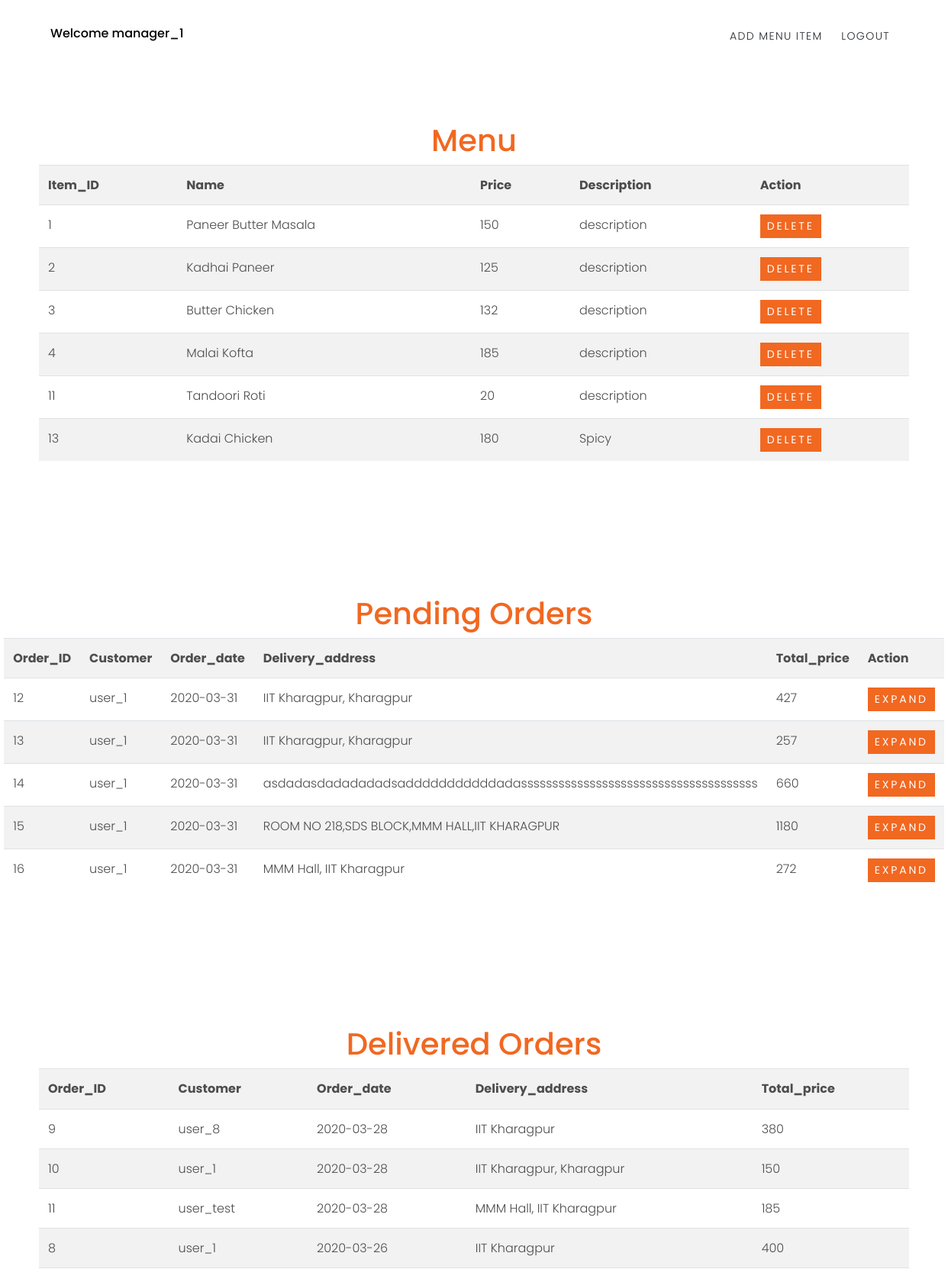
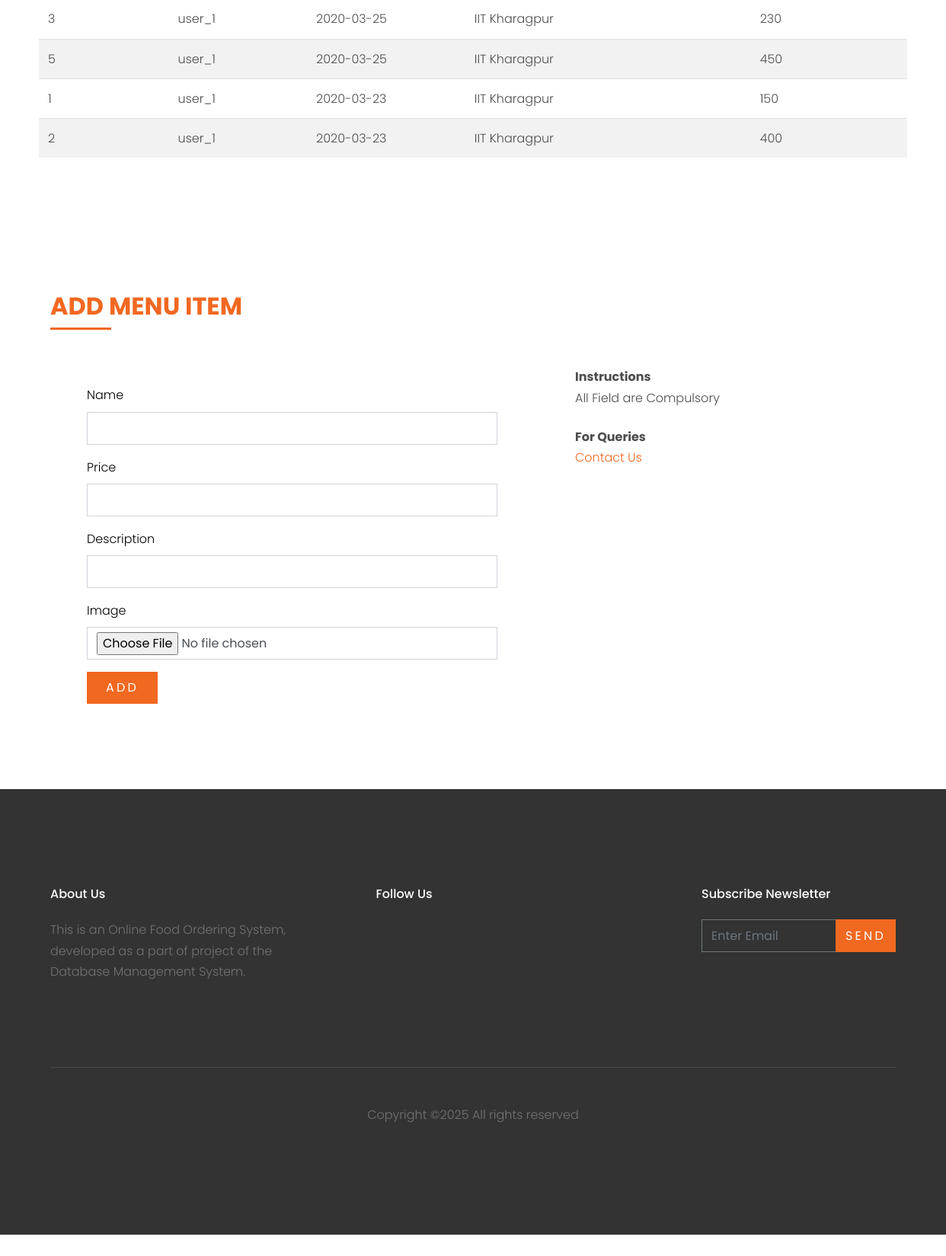
The page /manager.php (signed in) on the database its author committed (2 pictures, top to bottom).
### tables this page shows
CREATE TABLE `manager` (
  `username` varchar(30) NOT NULL,
  `name` varchar(30) NOT NULL,
  `email` varchar(30) NOT NULL,
  `address` varchar(100) NOT NULL,
  `password` varchar(30) NOT NULL,
  `contact_no` varchar(30) NOT NULL,
  `R_ID` int(30) NOT NULL
);

CREATE TABLE `menu_item` (
  `item_ID` int(30) NOT NULL,
  `name` varchar(30) NOT NULL,
  `price` int(30) NOT NULL,
  `description` varchar(30) NOT NULL,
  `R_ID` int(30) NOT NULL
);

CREATE TABLE `orders` (
  `order_ID` int(30) NOT NULL,
  `total_price` varchar(30) NOT NULL,
  `order_date` date NOT NULL,
  `order_status` varchar(30) NOT NULL,
  `delivery_address` varchar(70) NOT NULL,
  `username` varchar(30) NOT NULL,
  `R_ID` int(30) NOT NULL
);

### manager.php (the view, shortened to what this page needs)
<?php
    $conn = Connect();
?>
<!DOCTYPE html>
<html lang="en">
  <head>
    <link rel="stylesheet" href="fonts/icomoon/style.css">
    <link rel="stylesheet" href="css/bootstrap.min.css">
    <link rel="stylesheet" href="css/magnific-popup.css">
    <link rel="stylesheet" href="css/jquery-ui.css">
    <link rel="stylesheet" href="css/owl.carousel.min.css">
    <link rel="stylesheet" href="css/owl.theme.default.min.css">
    <link rel="stylesheet" href="css/bootstrap-datepicker.css">
    <link rel="stylesheet" href="fonts/flaticon/font/flaticon.css">
    <link rel="stylesheet" href="css/aos.css">
    <link rel="stylesheet" href="css/style.css">
  </head>
  <body data-spy="scroll" data-target=".site-navbar-target" data-offset="200">
    <header class="site-navbar py-3 js-site-navbar site-navbar-target" role="banner" id="site-navbar">
      <div class="container">
        <div class="row align-items-center">
          <div class="col-11 col-xl-4 site-logo">
            <a href="manager.php" class="text-white h6 mb-0" style="color: #000000 !important">
                <?php
                    $username = $_SESSION['login_manager'];
                    $query="select * from manager where username='$username'";
                    $result = $conn->query($query);
                    echo "Welcome ";
                    if($result->num_rows>0){
                        $row = $result->fetch_assoc();
                        echo $row['name'];
                    }
                ?>
            </a>
          </div>
          <div class="col-12 col-md-8 d-none d-xl-block">
            <nav class="site-navigation position-relative text-right" role="navigation">
              <ul class="site-menu js-clone-nav mx-auto d-none d-lg-block">
                <li><a href="#section-add" class="nav-link" style="color: #212529 !important">Add Menu Item</a></li>
                <li><a href="logout.php" class="nav-link" style="color: #212529 !important">Logout</a></li>
              </ul>
            </nav>
          </div>
          </div>
        </div>
    </header>
    <div  class="site-section" style="padding-top: 10rem">
        <h1 class="text-center text-primary">
            Menu
        </h1>
        <table class="table table-striped table-hover container">
                        <tr>
                            <th>Item_ID</th>
                            <th>Name</th>
                            <th>Price</th>
                            <th>Description</th>
                            <th>Action</th>
                        </tr>
            <?php
                $username = $_SESSION['login_manager'];
                $query="select * from manager, menu_item where manager.username='$username' and menu_item.R_ID=manager.R_ID order by menu_item.item_ID";
                $result = $conn->query($query);
                while($row=($result->fetch_assoc())){
                    echo
                    '
                            <tr>
                                <td>'.$row['item_ID'].'</td>
                                <td>'.$row['name'].'</td>
                                <td>'.$row['price'].'</td>
                                <td>'.$row['description'].'</td>
                                <td>
                                <a href="delete_item_action.php?id='.$row['item_ID'].'" type="button" class="btn btn-primary btn-sm text-white">Delete</a>
                                </td>
                            </tr>
                    ';
                }
            ?>
        </table>
    </div>
    <div  class="site-section" >
        <h1 class="text-center text-primary">
            Pending Orders
        </h1>
        <table class="table table-striped table-hover container">
                        <tr>
                            <th>Order_ID</th>
                            <th>Customer</th>
                            <th>Order_date</th>
                            <th>Delivery_address</th>
                            <th>Total_price</th>
                            <th>Action</th>
                        </tr>
            <?php
                $username = $_SESSION['login_manager'];
                $query="select * from manager, orders where manager.username='$username' and orders.R_ID=manager.R_ID and orders.order_status='PLACED' order by orders.order_date";
                $result = $conn->query($query);
                while($row=($result->fetch_assoc())){
                    echo
                    '
                            <tr>
                                <td>'.$row['order_ID'].'</td>
                                <td>'.$row['username'].'</td>
                                <td>'.$row['order_date'].'</td>
                                <td>'.$row['delivery_address'].'</td>
                                <td>'.$row['total_price'].'</td>
                                <td><button type="button" class="btn btn-primary btn-sm" data-toggle="modal" data-target="#order'.$row['order_ID'].'">
                                    Expand
                                </button>
                                </td>
                            </tr>
                    ';
                }
            ?>
        </table>
    </div>
    <div  class="site-section" >
            <h1 class="text-center text-primary">
                Delivered Orders
            </h1>
            <table class="table table-striped table-hover container">
                            <tr>
                                <th>Order_ID</th>
                                <th>Customer</th>
                                <th>Order_date</th>
                                <th>Delivery_address</th>
                                <th>Total_price</th>
                            </tr>
                <?php
                    $username = $_SESSION['login_manager'];
                    $query="select * from manager, orders where manager.username='$username' and orders.R_ID=manager.R_ID and orders.order_status='DELIVERED' order by orders.order_date desc";
                    $result = $conn->query($query);
                    while($row=($result->fetch_assoc())){
                        echo
                        '
                                <tr>
                                    <td>'.$row['order_ID'].'</td>
                                    <td>'.$row['username'].'</td>
                                    <td>'.$row['order_date'].'</td>
                                    <td>'.$row['delivery_address'].'</td>
                                    <td>'.$row['total_price'].'</td>
                                </tr>
                        ';
                    }
                ?>
            </table>
        </div>
    <div class="site-section" id="section-add">
        <div class="container">
            <div class="row mb-5">
                <div class="col-md-12 order-md-1" data-aos="fade-up">
                    <div class="text-left pb-1 border-primary mb-4">
                    <h2 class="text-primary">ADD MENU ITEM</h2>
                </div>
                <div id="customersignup">
                    <div class="row">
                        <div class="col-md-7">
                            <form action="add_item_action.php" method="POST" enctype="multipart/form-data" class="p-5 bg-white">
                            <div class="row form-group">
                                <div class="col-md-12 mb-6 mb-md-0">
                                <label class="text-black" for="name">Name</label>
                                <input type="text" name="name"  id="name" class="form-control" required>
                                </div>
                            </div>
                            <div class="row form-group">
                                <div class="col-md-12 mb-6 mb-md-0">
                                <label class="text-black" for="price">Price</label>
                                <input type="number" step="0.5" name="price"  id="price" class="form-control" required>
                                </div>
                            </div>
                            <div class="row form-group">
                                <div class="col-md-12 mb-6 mb-md-0">
                                <label class="text-black" for="description">Description</label>
                                <input type="text" name="description"  id="description" class="form-control" required>
                                </div>
                            </div>
                            <div class="row form-group">
                                <div class="col-md-12 mb-6 mb-md-0">
                                <label class="text-black" for="fileToUpload">Image</label>
                                <input type="file" name="fileToUpload" id="fileToUpload" class="form-control" required>
                                </div>
                            </div>
                            <div class="row form-group">
                                <div class="col-md-12">
                                <input type="submit"  name="submit" value="ADD" class="btn btn-primary py-2 px-4 text-white">
                                </div>
                            </div>
                            </form>
                        </div>
                        <div class="col-md-5">
                            <div class="p-4 mb-3 bg-white">
                            <p class="mb-0 font-weight-bold">Instructions</p>
                            <p class="mb-4">All Field are Compulsory</p>
                            <p class="mb-0 font-weight-bold">For Queries</p>
                            <p class="mb-4"><a href="#section-contact">Contact Us</a></p>
                            </div>
                        </div>
                    </div>
                </div>
            </div>
        </div>
    </div>
    <footer class="site-footer">
      <div class="container">
        <div class="row">
          <div class="col-md-9">
            <div class="row">
              <div class="col-md-5 mr-auto">
                <h2 class="footer-heading mb-4">About Us</h2>
                <p>This is an Online Food Ordering System, developed as a part of project of the Database Management System.</p>
              </div>
              <div class="col-md-6">
                <h2 class="footer-heading mb-4">Follow Us</h2>
                <a href="#" class="pl-0 pr-3"><span class="icon-facebook"></span></a>
                <a href="#" class="pl-3 pr-3"><span class="icon-twitter"></span></a>
                <a href="#" class="pl-3 pr-3"><span class="icon-instagram"></span></a>
                <a href="#" class="pl-3 pr-3"><span class="icon-linkedin"></span></a>
              </div>
            </div>
          </div>
          <div class="col-md-3">
            <h2 class="footer-heading mb-4">Subscribe Newsletter</h2>
            <form action="#" method="post">
              <div class="input-group mb-3">
                <input type="text" class="form-control border-secondary text-white bg-transparent" placeholder="Enter Email" aria-label="Enter Email" aria-describedby="button-addon2">
                <div class="input-group-append">
                  <button class="btn btn-primary text-white" type="button" id="button-addon2">Send</button>
                </div>
              </div>
            </form>
          </div>
        </div>
        <div class="row pt-5 mt-5 text-center">
          <div class="col-md-12">
            <div class="border-top pt-5">
              <p>
            Copyright &copy;<script>document.write(new Date().getFullYear());</script> All rights reserved
            </p>
            </div>
          </div>
        </div>
      </div>
    </footer>
  </body>
</html>

### css/style.css (style rules this page uses)
body { line-height: 1.7; color: #4d4d4d; font-weight: 300; font-size: 1rem; }
a { -webkit-transition: .3s all ease; -o-transition: .3s all ease; transition: .3s all ease; }
h1, h2, h3, h4, h5, .h1, .h2, .h3, .h4, .h5 { font-family: "Poppins", -apple-system, BlinkMacSystemFont, "Segoe UI", Roboto, "Helvetica Neue", Arial, sans-serif, "Apple Color Emoji", "Segoe UI Emoji", "Segoe UI Symbol", "Noto Color Emoji"; }
.text-black { color: #000 !important; }
.btn { text-transform: uppercase; letter-spacing: .2em; border-radius: 0; }
.form-control { height: 43px; border-radius: 0; }
.site-section { padding: 2.5em 0; }
@media (min-width: 768px) { .site-section { padding: 5em 0; } }
.border-top { border-top: 1px solid #edf0f5 !important; }
.site-footer { padding: 4em 0; background: #333333; }
@media (min-width: 768px) { .site-footer { padding: 8em 0; } }
.site-footer .border-top { border-top: 1px solid rgba(255, 255, 255, 0.1) !important; }
.site-footer p { color: #737373; }
.site-footer h2, .site-footer h3, .site-footer h4, .site-footer h5 { color: #fff; }
.site-footer a { color: #999999; }
.site-footer .footer-heading { font-size: 16px; color: #fff; }
.site-navbar { margin-bottom: 0px; z-index: 1999; position: absolute; width: 100%; }
.site-navbar .site-logo { position: relative; top: -4px; }
.site-navbar .site-logo a { color: #fff; }
.site-navbar .site-navigation .site-menu { margin-bottom: 0; }
.site-navbar .site-navigation .site-menu a { text-decoration: none !important; display: inline-block; text-transform: uppercase; letter-spacing: .1em; font-size: 14px; }
.site-navbar .site-navigation .site-menu > li { display: inline-block; padding: 10px 10px; }
.site-navbar .site-navigation .site-menu > li > a { padding: 10px 0px; color: #fff; text-decoration: none !important; }
.site-mobile-menu .site-nav-wrap { padding: 0; margin: 0; list-style: none; position: relative; }
.site-mobile-menu .site-nav-wrap a { padding: 10px 20px; display: block; position: relative; color: #212529; }
.site-mobile-menu .site-nav-wrap li { position: relative; display: block; }
.site-mobile-menu .site-nav-wrap > li { display: block; position: relative; float: left; width: 100%; }
.site-mobile-menu .site-nav-wrap > li > a { padding-left: 20px; font-size: 20px; }
.border-primary { position: relative; }
.border-primary h2 { text-transform: uppercase; font-weight: 700 !important; }
.border-primary:after { position: absolute; content: ""; bottom: 0; width: 80px; height: 3px; background: #f16821; }
.border-primary.text-left:after { -webkit-transform: translateX(0%); -ms-transform: translateX(0%); transform: translateX(0%); }

### rows shown on the page
manager: name "manager_1", menu_item.item_ID "1", menu_item.name "Paneer Butter Masala", menu_item.price "150", menu_item.description "description", menu_item.item_ID "2", menu_item.name "Kadhai Paneer", menu_item.price "125", menu_item.item_ID "3", menu_item.name "Butter Chicken", menu_item.price "132", menu_item.item_ID "4", menu_item.name "Malai Kofta", menu_item.price "185", menu_item.item_ID "11", menu_item.name "Tandoori Roti", menu_item.price "20", menu_item.item_ID "13", menu_item.name "Kadai Chicken", menu_item.price "180", menu_item.description "Spicy", orders.order_ID "12", orders.username "user_1", orders.order_date "2020-03-31", orders.delivery_address "IIT Kharagpur, Kharagpur", orders.total_price "427", orders.order_ID "13", orders.total_price "257", orders.order_ID "14", orders.delivery_address "asdadasdadadadadsadddddddddddadassssssssssssssssssssssssssssssssssssss", orders.total_price "660", orders.order_ID "15", orders.delivery_address "ROOM NO 218,SDS BLOCK,MMM HALL,IIT KHARAGPUR", orders.total_price "1180", orders.order_ID "16", orders.delivery_address "MMM Hall, IIT Kharagpur", orders.total_price "272", orders.order_ID "9", orders.username "user_8", orders.order_date "2020-03-28", orders.delivery_address "IIT Kharagpur", orders.total_price "380", orders.order_ID "10", orders.total_price "150", orders.order_ID "11", orders.username "user_test", orders.total_price "185", orders.order_ID "8", orders.order_date "2020-03-26", orders.total_price "400", orders.order_ID "3", orders.order_date "2020-03-25", orders.total_price "230", orders.order_ID "5", orders.total_price "450", orders.order_ID "1", orders.order_date "2020-03-23", orders.order_ID "2"
